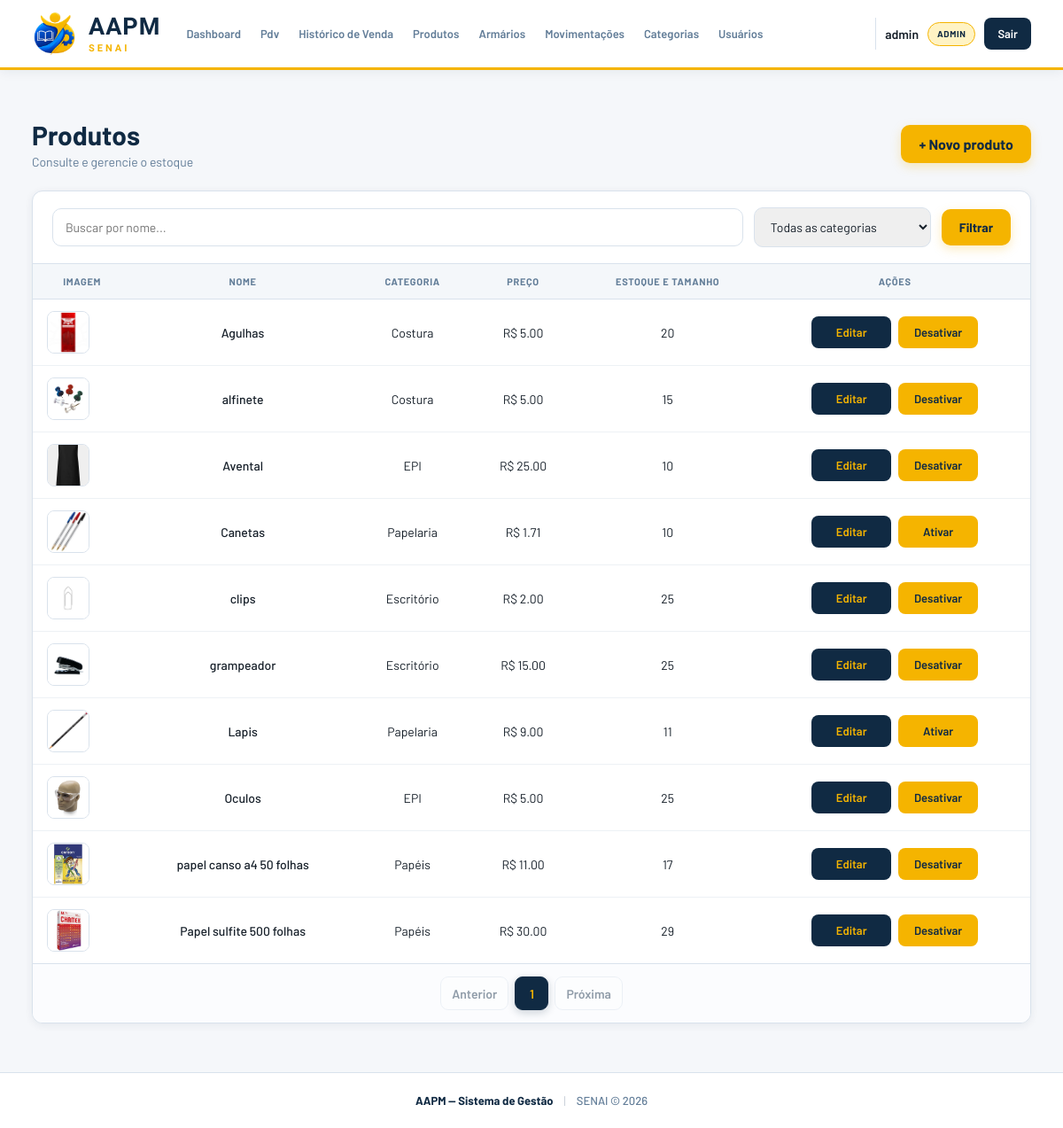
Page /produtos/ (signed in) on the earlier database version.
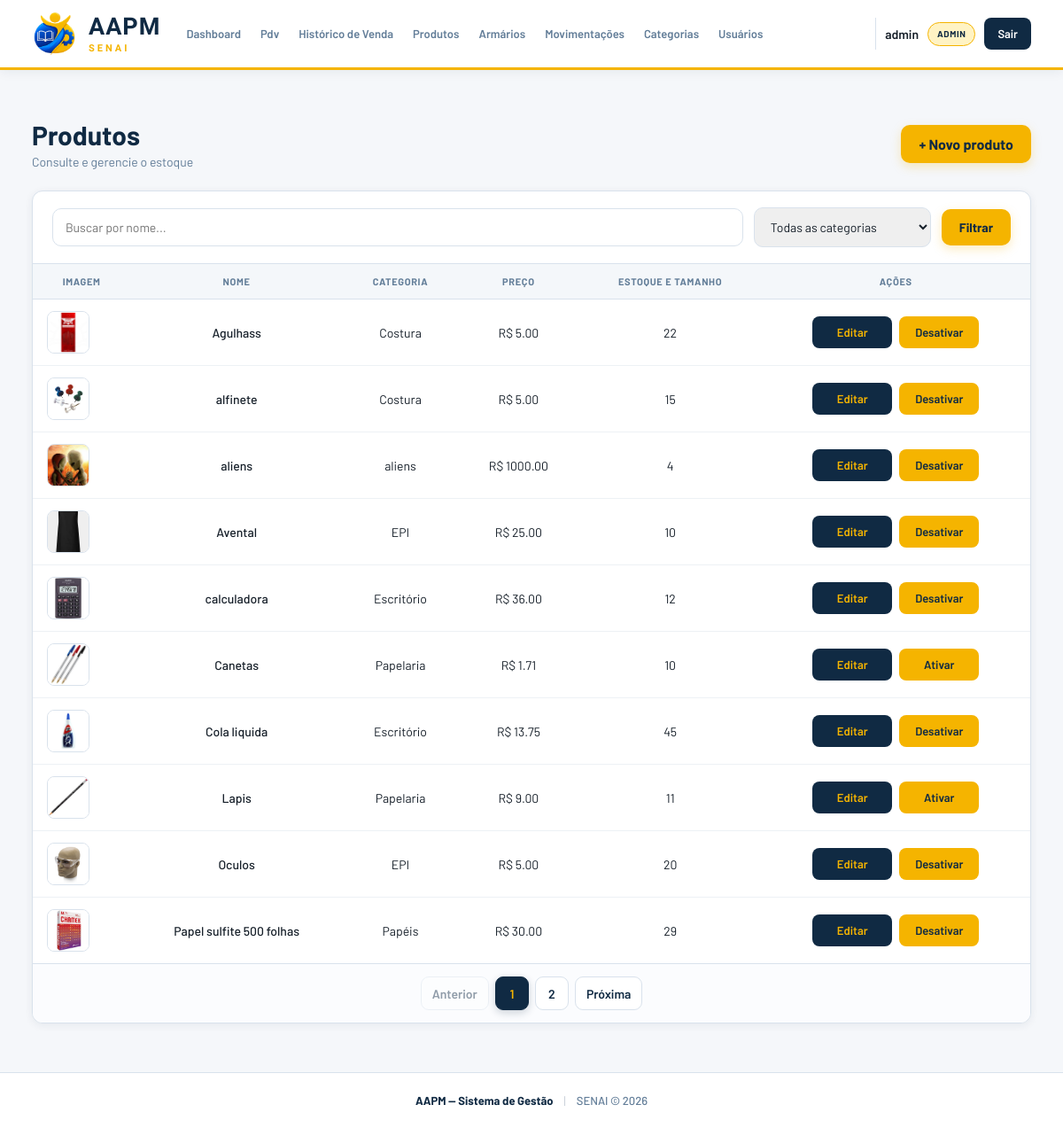
Same page on the later database version.
### app/models/produto.py (models this page shows, shortened)
class Produto(Base):
    __tablename__ = "produtos"
    id = Column(Integer, primary_key=True, autoincrement=True, index=True)
    nome = Column(String(150), nullable=False, index=True)
    preco = Column(Float, nullable=False, default=0.0)
    estoque_atual = Column(Integer, nullable=False, default=0)
    ativo = Column(Boolean, default=True)
    imagem_path = Column(String(255), nullable=True)
    categoria_id = Column(Integer, ForeignKey("categorias.id", ondelete="SET NULL"), nullable=True)
    categoria = relationship("Categoria", back_populates="produtos")
    tamanhos  = relationship("ProdutoTamanho", back_populates="produto", cascade="all, delete-orphan")

### app/models/categoria.py (models this page shows)
class Categoria(Base):
    __tablename__ = "categorias"
    id = Column(Integer, primary_key=True,autoincrement=True, index=True)
    nome = Column(String(100), nullable=False, unique=True)
    ativo = Column(Boolean, default=True)
    produtos = relationship("Produto", back_populates="categoria", lazy="select")

### app/controllers/produto_controller.py (the view)
@router.get("/")
def listar_produtos(
    request: Request,
    busca: str = "",
    categoria_id: int = 0,
    page: int = 1,
    db: Session = Depends(get_db),
    usuario = Depends(get_usuario_logado)
):
    query = db.query(Produto)
    if usuario['role'] != 'admin':
        query = query.filter(Produto.ativo == True)
    if busca:
        query = query.filter(Produto.nome.ilike(f"%{busca}%"))
    if categoria_id:
        query = query.filter(Produto.categoria_id == categoria_id)
    produtos, pagination = paginate(query.order_by(Produto.nome), page)
    categorias = db.query(Categoria).filter(Categoria.ativo == True).all()
    return templates.TemplateResponse(
        request,
        "produtos/index.html",
        {
            "request":      request,
            "usuario":      usuario,
            "produtos":     produtos,
            "categorias":   categorias,
            "pagination":   pagination,
            "busca":        busca,
            "categoria_id": categoria_id,
        }
    )

### app/templates/produtos/index.html (shortened to what this page needs)
{% extends "base.html" %}
{% block extra_css %}
<link rel="stylesheet" href="/static/css/pro-index.css">
<link rel="stylesheet" href="/static/css/list-filter.css?v=1">
<link rel="stylesheet" href="/static/css/list-pages.css?v=1">
{% endblock %}
{% block conteudo %}
<div class="page-header">
  <div>
    <h1 class="page-title">Produtos</h1>
    <p class="page-subtitle">Consulte e gerencie o estoque</p>
  </div>
  {% if usuario['role'] == 'admin' %}
  <a href="/produtos/novo" class="btn-primary">+ Novo produto</a>
  {% endif %}
</div>
<div class="card">
  <form method="get" action="/produtos" class="list-filter">
    <input type="text" name="busca" class="form-input list-filter__search" placeholder="Buscar por nome..." value="{{ busca }}">
    <select name="categoria_id" class="form-input form-select list-filter__select">
      <option value="0">Todas as categorias</option>
    </select>
    <button type="submit" class="btn-primary">
      Filtrar
    </button>
  </form>
  <div class="table-wrapper">
    <table class="table">
      <thead>
        <tr>
          <th>Imagem</th>
          <th>Nome</th>
          <th>Categoria</th>
          <th>Preço</th>
          <th>Estoque e Tamanho</th>
          {% if usuario['role'] == 'admin' %}
          <th>Ações</th>
          {% endif %}
        </tr>
      </thead>
      <tbody>
        {% for p in produtos | sort(attribute='nome', case_sensitive=false) %}
        <tr>
          <td>
            <img src="{{ url_for('static', path=p.imagem_path if p.imagem_path else 'img/sem-foto.png') }}"
              alt="{{ p.nome }}" width="48" height="48">
          </td>
          <td class="produto-nome">
            {{ p.nome }}
          </td>
          <td>
            {{ p.categoria.nome if p.categoria else "—" }}
          </td>
          <td>
            R$ {{ "%.2f"|format(p.preco) }}
          </td>
          <td class="estoque-produto">
            {% if p.tamanhos %}
            <button type="button" class="btn-table" onclick="abrirTamanhos({{ p.id }})">
              Ver tamanhos
            </button>
            <div id="tamanhos-{{ p.id }}" class="produto-tamanhos" style="display:none">
              {% for t in p.tamanhos %}
              <div class="tamanho-info">
                <strong>
                  {{ t.tamanho }}
                </strong>
                <span class="tamanho-estoque">
                  {{ t.estoque }} un.
                </span>
              </div>
              {% endfor %}
            </div>
            {% else %}
            {{ p.estoque_atual }}
            {% endif %}
          </td>
          {% if usuario['role'] == 'admin' %}
          <td class="td-actions">
            <div class="actions-group">
              <a href="/produtos/{{ p.id }}/editar" class="btn-table">
                Editar
              </a>
              <form action="/produtos/{{ p.id }}/desativar" method="post" data-confirm-form data-confirm-title="Tem certeza?" data-confirm-message="Tem certeza que deseja {{ 'desativar' if p.ativo else 'ativar' }} este produto?" data-confirm-label="{{ 'Desativar' if p.ativo else 'Ativar' }}">
                <button type="submit" class="btn-table btn-table--warn">
                  {% if p.ativo %}
                  Desativar
                  {% else %}
                  Ativar
                  {% endif %}
                </button>
              </form>
            </div>
          </td>
          {% endif %}
        </tr>
        {% endfor %}
      </tbody>
    </table>
  </div>
  {% include "paginacao/index.html" %}
</div>
{% endblock %}

Differences in the rows shown:
no longer on this page (row unchanged): Produto: imagem_path (picture), nome "clips", categoria "Escritório", preco "2.00", estoque_atual "25", ativo "Desativar"
no longer on this page (row edited): Produto: imagem_path (picture), nome "grampeador", categoria "Escritório", preco "15.00", estoque_atual "25", ativo "Desativar"
no longer on this page (row edited): Produto: imagem_path (picture), nome "papel canso a4 50 folhas", categoria "Papéis", preco "11.00", estoque_atual "17", ativo "Desativar"
changed Produto: nome "Agulhas" → "Agulhass"; estoque_atual "20" → "22"
added Produto: imagem_path (picture), nome "aliens", categoria "aliens", preco "1000.00", estoque_atual "4", ativo "Desativar"
added Produto: imagem_path (picture), nome "calculadora", categoria "Escritório", preco "36.00", estoque_atual "12", ativo "Desativar"
added Produto: imagem_path (picture), nome "Cola liquida", categoria "Escritório", preco "13.75", estoque_atual "45", ativo "Desativar"
changed Produto "Oculos": estoque_atual "25" → "20"
Other differences:
new list line: "2"
